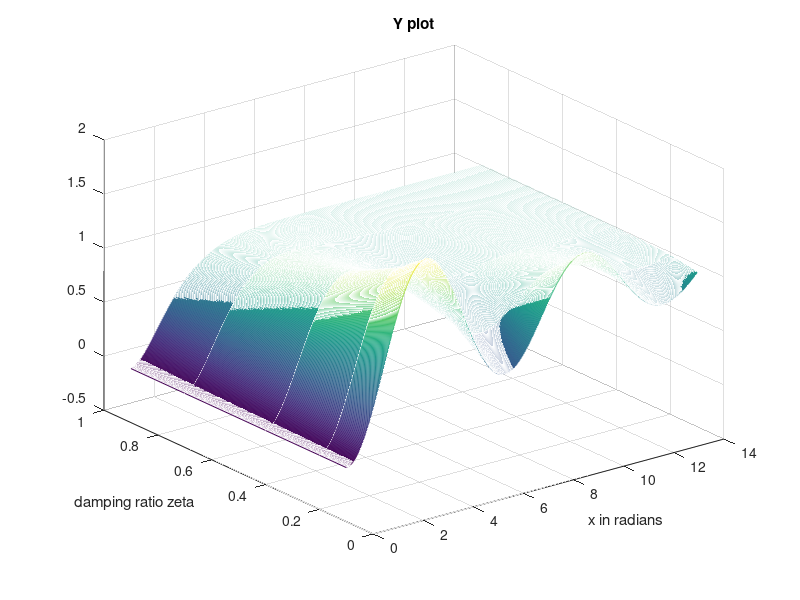

Write the MATLAB code that produced this figure.
% Ex 13
% this program forms a vector mesh plot of y as a function of zeta and x
% author: Ericka Howard
clc;
close all;

% vector def // this creates the vector frame
g = [0.1, 0.2, 0.4, 0.7, 0.9]; 
% int mesh grid
[X,Y] =meshgrid(0:0.01:14,g);

% mesh grid
Z = 1-((1./(sqrt(1-Y.^2)).*(exp(-Y.*X)).*(sin((sqrt(1-Y.^2).*X)+acos(Y)))));
% plot begins on the mesh grid
mesh(X,Y,Z); 
grid on;
title('Y plot');
xlabel('x in radians');
ylabel('damping ratio zeta')
